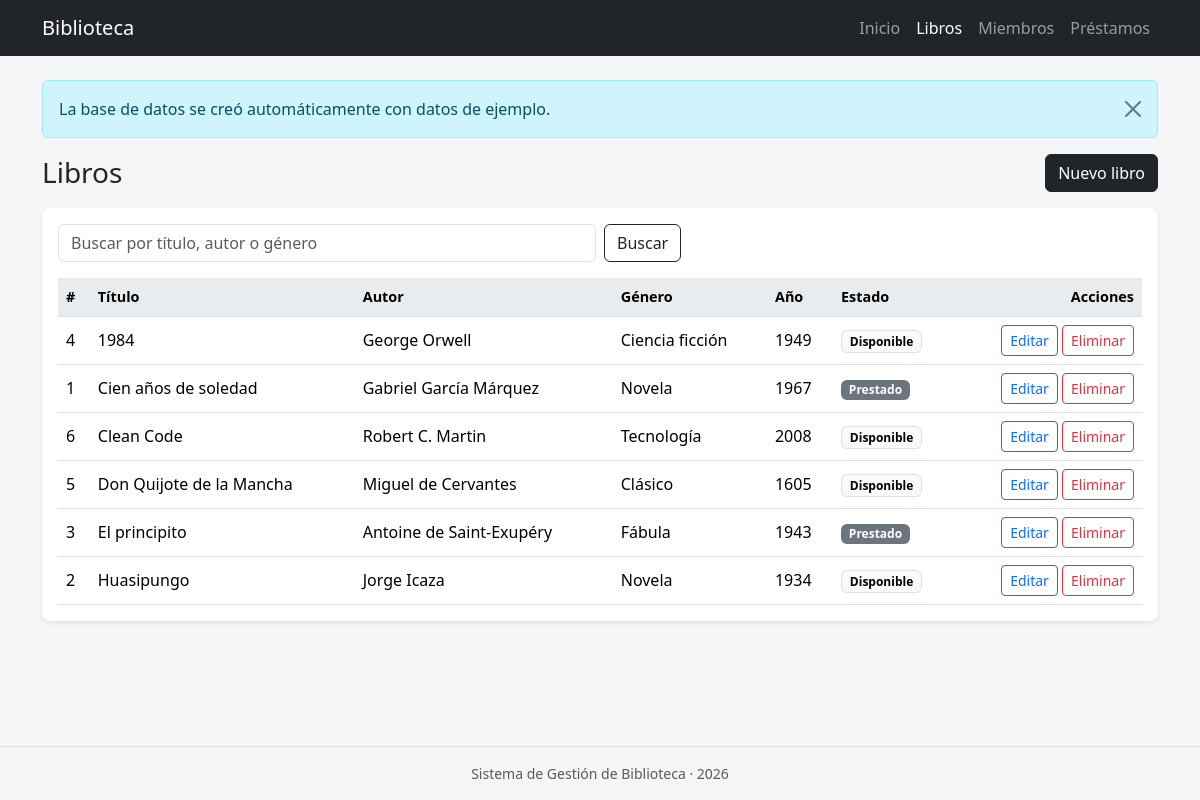
/libros_listar.php, run on the app's committed database.
### tables this page shows
CREATE TABLE Libros (
    libro_id INT AUTO_INCREMENT PRIMARY KEY,
    titulo VARCHAR(150) NOT NULL,
    autor VARCHAR(100) NOT NULL,
    genero VARCHAR(50) NOT NULL,
    anio_publicacion INT NOT NULL
);

### conexion.php (called while the page is built, shortened)
<?php
require_once __DIR__ . '/funciones.php';
$clave = '';
    ?>

### funciones.php (called while the page is built, shortened)
<?php
function e($texto)
{
    return htmlspecialchars((string) $texto, ENT_QUOTES, 'UTF-8');
}

### libros_listar.php (the view, shortened to what this page needs)
<?php
require_once __DIR__ . '/conexion.php';
$buscar = trim($_GET['buscar'] ?? '');
$sql = "SELECT l.*,
               EXISTS(SELECT 1 FROM Prestamos p WHERE p.libro_id = l.libro_id AND p.estado = 'Prestado') AS prestado
        FROM Libros l";
$parametros = [];
$sql .= ' ORDER BY l.titulo';
$consulta = $pdo->prepare($sql);
$consulta->execute($parametros);
$libros = $consulta->fetchAll();
$seccion = 'libros';
require __DIR__ . '/header.php';
?>
<div class="d-flex justify-content-between align-items-center mb-3">
    <h1 class="h3 mb-0">Libros</h1>
    <a href="libros_crear.php" class="btn btn-dark">Nuevo libro</a>
</div>
<div class="card shadow-sm">
    <div class="card-body">
        <form class="row g-2 mb-3" method="get">
            <div class="col-sm-8 col-md-6">
                <input type="search" name="buscar" class="form-control" placeholder="Buscar por título, autor o género" value="<?= e($buscar) ?>">
            </div>
            <div class="col-auto">
                <button class="btn btn-outline-dark">Buscar</button>
            </div>
        </form>
        <?php if ($libros): ?>
            <div class="table-responsive">
                <table class="table table-hover mb-0">
                    <thead>
                    <tr>
                        <th>#</th><th>Título</th><th>Autor</th><th>Género</th><th>Año</th><th>Estado</th><th class="text-end">Acciones</th>
                    </tr>
                    </thead>
                    <tbody>
                    <?php foreach ($libros as $libro): ?>
                        <tr>
                            <td><?= $libro['libro_id'] ?></td>
                            <td><?= e($libro['titulo']) ?></td>
                            <td><?= e($libro['autor']) ?></td>
                            <td><?= e($libro['genero']) ?></td>
                            <td><?= $libro['anio_publicacion'] ?></td>
                            <td>
                                <?php if ($libro['prestado']): ?>
                                    <span class="badge text-bg-secondary">Prestado</span>
                                <?php else: ?>
                                    <span class="badge text-bg-light border">Disponible</span>
                                <?php endif; ?>
                            </td>
                            <td class="text-end acciones">
                                <a href="libros_editar.php?id=<?= $libro['libro_id'] ?>" class="btn btn-sm btn-outline-primary">Editar</a>
                                <form action="libros_eliminar.php" method="post" class="d-inline" onsubmit="return confirm('¿Eliminar este libro?');">
                                    <button class="btn btn-sm btn-outline-danger">Eliminar</button>
                                </form>
                            </td>
                        </tr>
                    <?php endforeach; ?>
                    </tbody>
                </table>
            </div>
        <?php else: ?>
            <p class="text-muted mb-0">No se encontraron libros.</p>
        <?php endif; ?>
    </div>
</div>
<?php require __DIR__ . '/footer.php'; ?>

### header.php (shortened to what this page needs)
<?php
$seccion = $seccion ?? 'inicio';
$menu = [
    'inicio' => ['Inicio', ''],
    'libros' => ['Libros', 'libros_listar.php'],
    'miembros' => ['Miembros', 'miembros_listar.php'],
    'prestamos' => ['Préstamos', 'prestamos_listar.php'],
];
?>
<!DOCTYPE html>
<html lang="es">
<head>
    <link href="https://cdn.jsdelivr.net/npm/bootstrap@5.3.3/dist/css/bootstrap.min.css" rel="stylesheet">
    <link href="<?= BASE_URL ?>estilos.css" rel="stylesheet">
</head>
<body>
<nav class="navbar navbar-expand-md navbar-dark bg-dark">
    <div class="container">
        <a class="navbar-brand" href="<?= BASE_URL ?>">Biblioteca</a>
        <div class="collapse navbar-collapse" id="menu">
            <ul class="navbar-nav ms-auto">
                <?php foreach ($menu as $clave => [$texto, $ruta]): ?>
                    <li class="nav-item">
                        <a class="nav-link<?= $seccion === $clave ? ' active' : '' ?>" href="<?= BASE_URL . $ruta ?>"><?= $texto ?></a>
                    </li>
                <?php endforeach; ?>
            </ul>
        </div>
    </div>
</nav>
<main class="container py-4">
<?php if (!empty($_SESSION['mensaje'])): ?>
    <div class="alert alert-<?= e($_SESSION['mensaje']['tipo']) ?> alert-dismissible fade show">
        <?= e($_SESSION['mensaje']['texto']) ?>
        <button type="button" class="btn-close" data-bs-dismiss="alert"></button>
    </div>
<?php endif; ?>

### footer.php (shortened to what this page needs)
</main>
<footer class="text-center text-muted small py-3 border-top">
    Sistema de Gestión de Biblioteca &middot; <?= date('Y') ?>
</footer>
</body>
</html>

### estilos.css (style rules this page uses)
body { background-color: #f4f5f7; min-height: 100vh; display: flex; flex-direction: column; }
main { flex: 1; }
.card { border: none; border-radius: 8px; }
.table thead th { background-color: #e9ecef; font-weight: 600; font-size: 0.9rem; }
.table td { vertical-align: middle; }
.acciones { white-space: nowrap; }

### data on the page
libros: libro_id "4", titulo "1984", autor "George Orwell", genero "Ciencia ficción", anio_publicacion "1949", shows "Disponible"
libros: libro_id "1", titulo "Cien años de soledad", autor "Gabriel García Márquez", genero "Novela", anio_publicacion "1967", shows "Prestado"
libros: libro_id "6", titulo "Clean Code", autor "Robert C. Martin", genero "Tecnología", anio_publicacion "2008", shows "Disponible"
libros: libro_id "5", titulo "Don Quijote de la Mancha", autor "Miguel de Cervantes", genero "Clásico", anio_publicacion "1605", shows "Disponible"
libros: libro_id "3", titulo "El principito", autor "Antoine de Saint-Exupéry", genero "Fábula", anio_publicacion "1943", shows "Prestado"
libros: libro_id "2", titulo "Huasipungo", autor "Jorge Icaza", genero "Novela", anio_publicacion "1934", shows "Disponible"

### other printed values
$texto "Inicio"
$texto "Libros"
$texto "Miembros"
$texto "Préstamos"
$_SESSION['mensaje']['texto'] "La base de datos se creó automáticamente con datos de ejemplo."
